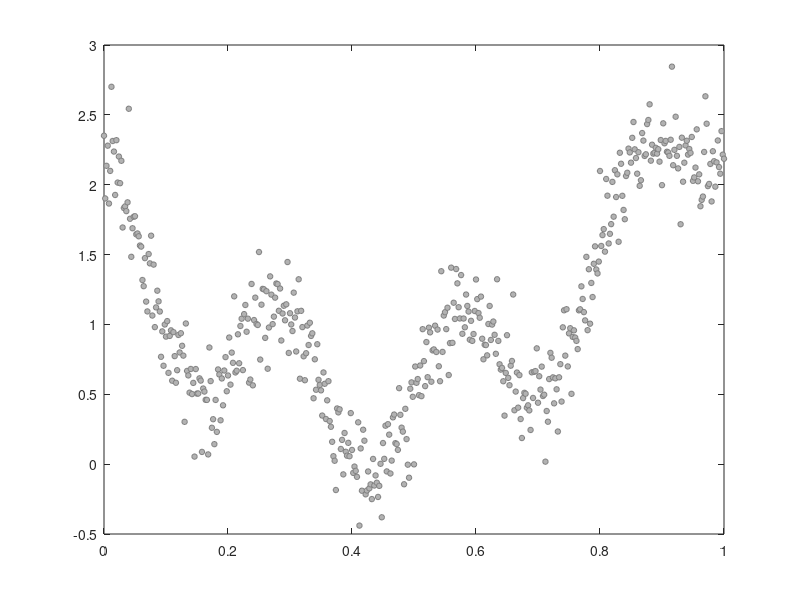

This chart was generated by the following MATLAB code: (Note: this script raises an error after producing the figure.)
% Statistical Inference on Persistent Homology (PH-STAT)
% 
% The package can be downloaded from
% https://github.com/laplcebeltrami/PH-STAT
%
% (C) 2023 Moo K. Chung, Zijian Chen
% Universtiy of Wisconsin-Madison 
%
% email: mkchung@wisc.edu


%------------------
%% Morse filtration

%The construction for the persistence diagrm for 1D function is based on the 
%iterative pairing and deleation algorithm in
% 
% Chung, M.K., Singh, V., Kim, P.T., Dalton, K.M., Davidson, R.J. 2009. 
% Topological characterization of signal in brain images using the min-max diagram. 
% 12th International Conference on Medical Image Computing and Computer Assisted 
% Intervention (MICCAI). Lecture Notes in Computer Science (LNCS). 5762:158-166.
% 

%Toy example
% In the interval x=[0, 1], we construct a signal s and add noise e to obtain simulated signal Y.
x=[0:0.002:1]';  %interval
s= x + 7*(x - 0.5).^2 + cos(7*pi*x)/2; %signal
e=normrnd(0,0.2,length(x),1); %noise
Y=s+e; %observed data = signal + noise

figure;
plot(x,Y,'ko','MarkerEdgeColor',[0.5 0.5 0.5], 'MarkerFaceColor',[0.7 0.7 0.7], 'MarkerSize',4)

%This produces a scatter points so we can't obtain critical values directly. 
% We smooth out the scatter plot using heat kernel smoothing with bandwidth 0.0001 
% and cosine series expansion upto degree 100. The resulting smoothed signal is stored in the variable wfs.

k=100; sigma=0.0001;
[wfs, beta]=WFS_COS(Y,x,k,sigma);

hold on;
plot(x,wfs,'k','LineWidth',2);

%Then using the iterative pairing and deleation algorithm pairing_1D, we determine 
% the pairing of minimums and maximums using the Elder's rule.  
% pairing_1D.m plots critical values as white notes.

pairs=PH_morse1D(x,wfs);
PH_PD_display(pairs)


% --------------------
%% Rips complex
%genrate random p number of scatter points in [0,1]^d hyper-cube.
%X is the matrix of size p x d of coordinates
p=50; d=3;
X = rand(p, d);
%S= PH_rips(X, 3, 0)
%PH_rips_display(X,S)
%title('Uniformly distributed points in [0,1]^3')

%Compute the Rips complex up to 3-simplices.
S= PH_rips(X, 3, 0.3)

%Display Ris complex
PH_rips_display(X,S);
%labels = cellstr(num2str((1:p)', '% d'));
%text(X(:,1)+0.01, X(:,2)+0.01, X(:,3)+0.01, labels, 'Color', 'r', 'FontSize',16) 

% -----------------
%% Boundary matrices
B = PH_boundary(S);
betti = PH_betti(B)
title('\beta_0=1, \beta_1=4, \beta_2=0')


% ---------------
%% Sampling from a single Dirichlet distribution 

alpha=[3,2,3]';
weight=1;
n=500;

figure;
Dirichelt_theoretical(alpha,weight);
x = Dirichlet_sample(alpha,weight,n);
hold on; scatter(x(:,1),x(:,2),100,'.k','MarkerFaceAlpha',0.05);


% ----------------
%% Sampling from a mixture of Dirichlet distributions

alpha=[3,8,2;8,3,2;7,3,8;3,7,8]';
weight = [0.25,0.25,0.25,0.25];
n = 500;

figure;
Dirichelt_theoretical(alpha,weight);
s = Dirichlet_sample(alpha,weight,n);
hold on; scatter(s(:,1),s(:,2),100,'.k');
